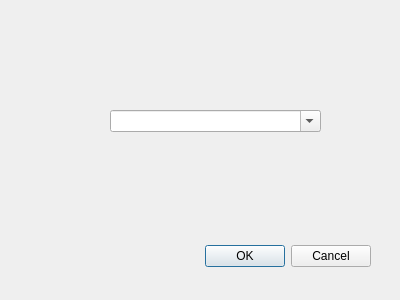
<?xml version="1.0" encoding="UTF-8"?>
<ui version="4.0">
 <class>Dialog</class>
 <widget class="QDialog" name="Dialog">
  <property name="geometry">
   <rect>
    <x>0</x>
    <y>0</y>
    <width>400</width>
    <height>300</height>
   </rect>
  </property>
  <property name="windowTitle">
   <string>Dialog</string>
  </property>
  <widget class="QDialogButtonBox" name="buttonBox">
   <property name="geometry">
    <rect>
     <x>30</x>
     <y>240</y>
     <width>341</width>
     <height>32</height>
    </rect>
   </property>
   <property name="orientation">
    <enum>Qt::Horizontal</enum>
   </property>
   <property name="standardButtons">
    <set>QDialogButtonBox::Cancel|QDialogButtonBox::Ok</set>
   </property>
  </widget>
  <widget class="QComboBox" name="comboBox">
   <property name="geometry">
    <rect>
     <x>110</x>
     <y>110</y>
     <width>211</width>
     <height>22</height>
    </rect>
   </property>
   <property name="editable">
    <bool>true</bool>
   </property>
   <property name="duplicatesEnabled">
    <bool>false</bool>
   </property>
  </widget>
 </widget>
 <resources/>
 <connections>
  <connection>
   <sender>buttonBox</sender>
   <signal>accepted()</signal>
   <receiver>Dialog</receiver>
   <slot>accept()</slot>
   <hints>
    <hint type="sourcelabel">
     <x>248</x>
     <y>254</y>
    </hint>
    <hint type="destinationlabel">
     <x>157</x>
     <y>274</y>
    </hint>
   </hints>
  </connection>
  <connection>
   <sender>buttonBox</sender>
   <signal>rejected()</signal>
   <receiver>Dialog</receiver>
   <slot>reject()</slot>
   <hints>
    <hint type="sourcelabel">
     <x>316</x>
     <y>260</y>
    </hint>
    <hint type="destinationlabel">
     <x>286</x>
     <y>274</y>
    </hint>
   </hints>
  </connection>
 </connections>
</ui>
